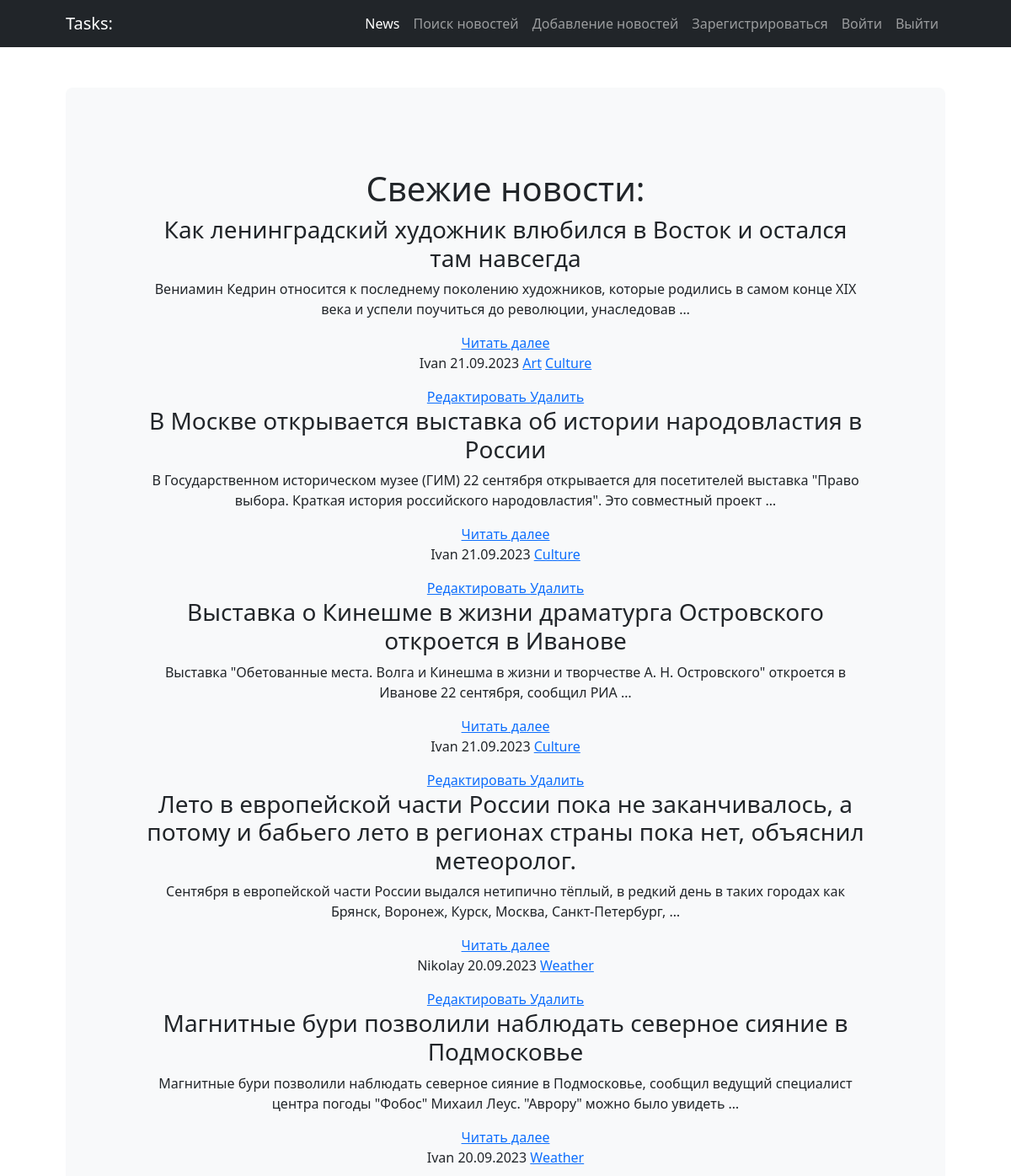
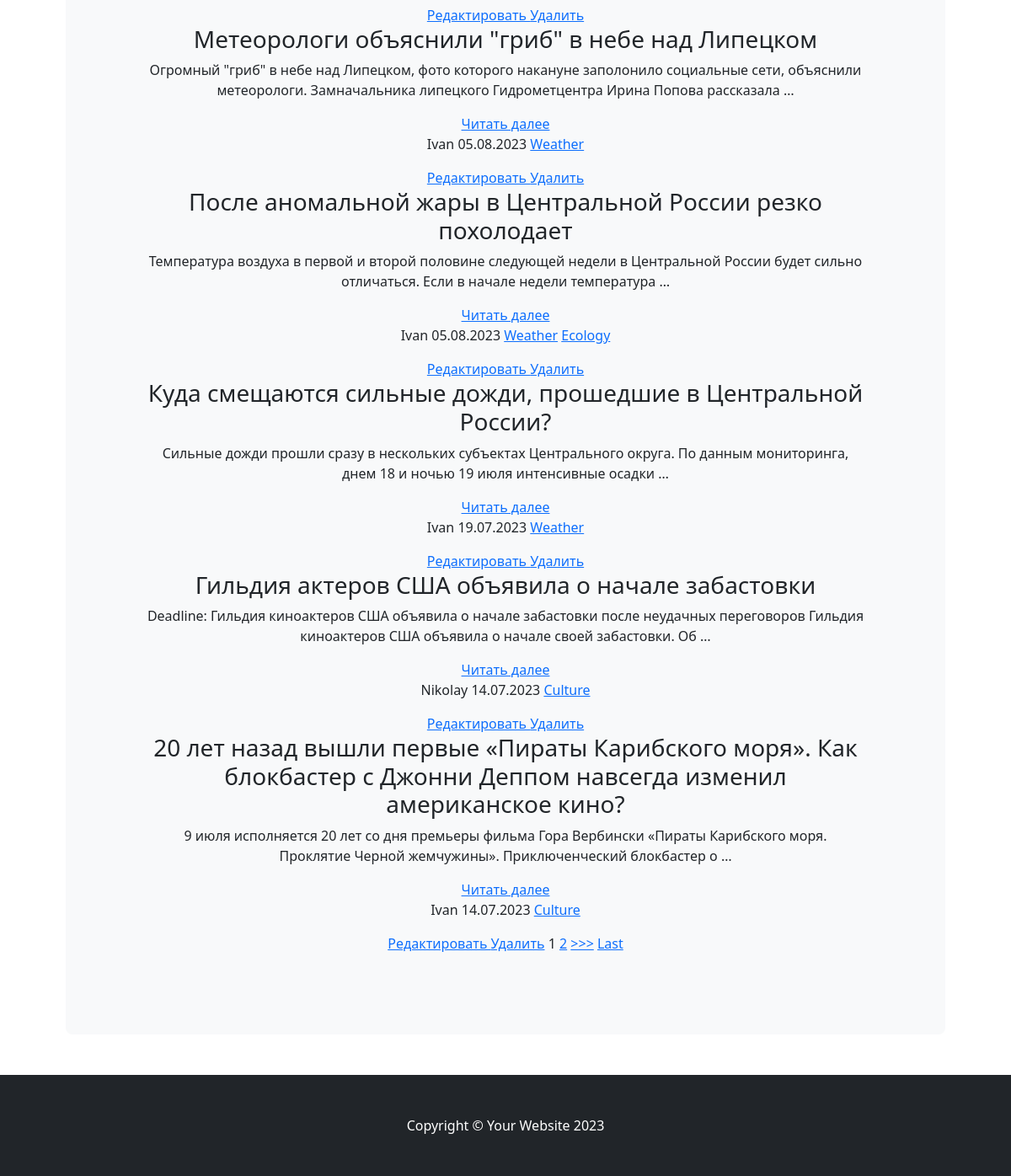
Page /news/ on the committed database (2 pictures, top to bottom).
### news/models.py (models this page shows, shortened)
class Post(models.Model):
    NEWS = 'NW'
    ARTICLE = 'AR'
    TYPE_CHOICES = (
        (NEWS, 'Новость'),
        (ARTICLE, 'Статья')
    )
    type = models.CharField(max_length=2, choices=TYPE_CHOICES, default=ARTICLE)
    timePost = models.DateTimeField(auto_now_add=True)
    title = models.CharField(max_length=255)
    textPost = models.TextField()
    ratingPost = models.IntegerField(default=0)
    author = models.ForeignKey(Author, on_delete=models.CASCADE)
    category = models.ManyToManyField(Category, through='PostCategory')

class Author(models.Model):
    ratingAuthor = models.IntegerField(default=0)
    authorUser = models.OneToOneField(User, on_delete=models.CASCADE)
    def __str__(self):
        return f'{self.authorUser}'

class Category(models.Model):
    category = models.CharField(max_length=255, unique=True)
    subscribers = models.ManyToManyField(User, blank=True)

### news/views.py (the view, shortened to what this page needs)
# urls.py: path('', cache_page(60)(News.as_view()), name='post_list'),
class News(ListView):
    model = Post
    template_name = 'news.html'
    context_object_name = 'news'
    queryset = Post.objects.order_by('-timePost')
    paginate_by = 10
    def get_queryset(self) -> QuerySet(any):
        post_filter = PostFilter(self.request.GET, queryset=Post.objects.all())
        return post_filter.qs.order_by('-timePost')
    def get_context_data(self, **kwargs):
        context = super().get_context_data(**kwargs)
        context['time_now'] = timezone.localtime(timezone.now())  # добавим переменную текущей даты time_now
        context['filter'] = PostFilter(self.request.GET,
                                       queryset=self.get_queryset())  # вписываем фильтр в контекст
        return context

### news/templatetags/custom_filters.py (called while the page is built)
@register.filter (name = 'censor')
def censor(value):
    censor_text = value
    for word in bad_word:
        if word in value:
            censor_text = value.replace(word, '***')
        return censor_text

### templates/news.html (shortened to what this page needs)
{% extends 'flatpages/default.html' %}
{% load custom_filters %}
{% block content %}
<h1>Свежие новости:</h1>
{% for post in news %}
    <h3 > {{ post.title|censor }} </h3>
    <p> {{ post.textPost|censor|truncatewords:20}} </p>
    <a href="/news/{{post.id}}">Читать далее</a>
    <p> {{ post.author }} {{ post.timePost|date:'d.m.Y' }}
        {% for c in post.category.values %}
            <a href="{% url 'news:category' c.id %}">{{ c.category }}</a>
        {% endfor %}
    </p>
    <a href="{% url 'news:post_edit' post.id %}">Редактировать </a><a href="{% url 'news:post_delete' post.id %}"> Удалить</a>
{% endfor %}
{% include 'paginator.html' %}
{% endblock content %}

### templates/flatpages/default.html (shortened to what this page needs)
{% load static %}
<!DOCTYPE html>
<html lang="en">
    <head>
        <link href="https://cdn.jsdelivr.net/npm/bootstrap-icons@1.4.1/font/bootstrap-icons.css" rel="stylesheet" />
        <link href="{% static 'css/styles.css' %}" rel="stylesheet" />
    </head>
    <body>
        {% load cache %}
        {% cache 6000 navbar %}
        <nav class="navbar navbar-expand-lg navbar-dark bg-dark">
            <div class="container px-lg-5">
                <a class="navbar-brand">Tasks:</a>
                <div class="collapse navbar-collapse" id="navbarSupportedContent">
                    <ul class="navbar-nav ms-auto mb-2 mb-lg-0">
                        <li class="nav-item"><a class="nav-link active" aria-current="page" href="/news">News</a></li>
                        <li class="nav-item"><a class="nav-link" href="/news/search/">Поиск новостей</a></li>
                        <li class="nav-item"><a class="nav-link" href="/news/add/">Добавление новостей</a></li>
                        <li class="nav-item"><a class="nav-link" href='/sign/signup/'>Зарегистрироваться</a></li>
                        <li class="nav-item"><a class="nav-link" href='/sign/login/'>Войти</a></li>
                        <li class="nav-item"><a class="nav-link" href='/sign/logout/'>Выйти</a></li>
                    </ul>
                </div>
            </div>
        </nav>
        {% endcache %}
        <header class="py-5">
            <div class="container px-lg-5">
                <div class="p-4 p-lg-5 bg-light rounded-3 text-center">
                    <div class="m-4 m-lg-5">
                        <p class="fs-4">{% block content %} {{ flatpage.content }} {% endblock content %}</p>
                    </div>
                </div>
            </div>
        </header>
        {% load cache %}
        {% cache 6000 footer %}
        <footer class="py-5 bg-dark">
            <div class="container"><p class="m-0 text-center text-white">Copyright &copy; Your Website 2023</p></div>
        </footer>
        {% endcache %}
    </body>
</html>

### templates/paginator.html (shortened to what this page needs)
{% if is_paginated %}
   {% for num in page_obj.paginator.page_range %}
       {% if page_obj.number == num %}
           <a>{{ num }}</a>
       {% elif num > page_obj.number|add:'-2' and num < page_obj.number|add:'2' %}
           <a href="?page={{ num }}">{{ num }}</a>
       {% endif %}
   {% endfor %}
   {% if page_obj.has_next %}
       <a href="?page={{ page_obj.next_page_number }}">>>></a>
       <a href="?page={{ page_obj.paginator.num_pages }}">Last</a>
   {% endif %}
{% endif %}

### rows in the picture
Post: title|censor "Как ленинградский художник влюбился в Восток и остался там навсегда", textPost|censor "Вениамин Кедрин относится к последнему поколению художников, которые родились в самом конце XIX века и успели поучиться до революции, унаследовав …", author "Ivan", timePost "21.09.2023"
Category: category "Art"
Category: category "Culture"
Post: title|censor "В Москве открывается выставка об истории народовластия в России", textPost|censor "В Государственном историческом музее (ГИМ) 22 сентября открывается для посетителей выставка \"Право выбора. Краткая история российского народовластия\". Это совместный проект …", author "Ivan", timePost "21.09.2023"
Post: title|censor "Выставка о Кинешме в жизни драматурга Островского откроется в Иванове", textPost|censor "Выставка \"Обетованные места. Волга и Кинешма в жизни и творчестве А. Н. Островского\" откроется в Иванове 22 сентября, сообщил РИА …", author "Ivan", timePost "21.09.2023"
Post: title|censor "Лето в европейской части России пока не заканчивалось, а потому и бабьего лето в регионах страны пока нет, объяснил метеоролог.", textPost|censor "Сентября в европейской части России выдался нетипично тёплый, в редкий день в таких городах как Брянск, Воронеж, Курск, Москва, Санкт-Петербург, …", author "Nikolay", timePost "20.09.2023"
Category: category "Weather"
Post: title|censor "Магнитные бури позволили наблюдать северное сияние в Подмосковье", textPost|censor "Магнитные бури позволили наблюдать северное сияние в Подмосковье, сообщил ведущий специалист центра погоды \"Фобос\" Михаил Леус. \"Аврору\" можно было увидеть …", author "Ivan", timePost "20.09.2023"
Post: title|censor "Метеорологи объяснили \"гриб\" в небе над Липецком", textPost|censor "Огромный \"гриб\" в небе над Липецком, фото которого накануне заполонило социальные сети, объяснили метеорологи. Замначальника липецкого Гидрометцентра Ирина Попова рассказала …", author "Ivan", timePost "05.08.2023"
Post: title|censor "После аномальной жары в Центральной России резко похолодает", textPost|censor "Температура воздуха в первой и второй половине следующей недели в Центральной России будет сильно отличаться. Если в начале недели температура …", author "Ivan", timePost "05.08.2023"
Category: category "Ecology"
Post: title|censor "Куда смещаются сильные дожди, прошедшие в Центральной России?", textPost|censor "Сильные дожди прошли сразу в нескольких субъектах Центрального округа. По данным мониторинга, днем 18 и ночью 19 июля интенсивные осадки …", author "Ivan", timePost "19.07.2023"
Post: title|censor "Гильдия актеров США объявила о начале забастовки", textPost|censor "Deadline: Гильдия киноактеров США объявила о начале забастовки после неудачных переговоров Гильдия киноактеров США объявила о начале своей забастовки. Об …", author "Nikolay", timePost "14.07.2023"
Post: title|censor "20 лет назад вышли первые «Пираты Карибского моря». Как блокбастер с Джонни Деппом навсегда изменил американское кино?", textPost|censor "9 июля исполняется 20 лет со дня премьеры фильма Гора Вербински «Пираты Карибского моря. Проклятие Черной жемчужины». Приключенческий блокбастер о …", author "Ivan", timePost "14.07.2023"

### other values in the picture
{{ num }} "1"
{{ num }} "2"
